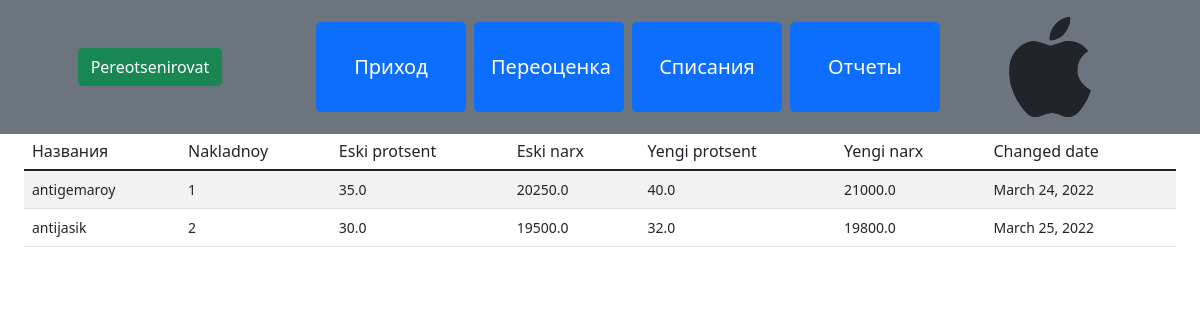
The app's page /pereotsenka/ with its own data.
### dorilar/models.py (models this page shows, shortened)
class Pereotsenka(models.Model):
    tovar_id = models.BigIntegerField()
    eski_protsent = models.FloatField()
    eski_narx = models.FloatField()
    yengi_foiz = models.FloatField()
    yengi_narx = models.FloatField()
    changed_time = models.DateField(auto_now_add=True)

class Tovar(models.Model):
    shtrixKod = models.BigIntegerField()
    name = models.CharField(max_length=200)
    tip_tovara = models.ForeignKey(TipTovara, on_delete=models.CASCADE)
    shtukPachke = models.IntegerField()

### dorilar/views.py (the view)
# urls.py: path('pereotsenka/', pereotsenka, name='pereotsenka'),
def pereotsenka(request):
    if request.method == "GET":
        pereotsen = Pereotsenka.objects.all()
        obj = []
        for elem in pereotsen:
            obj.append({
                'name': str(Nakladnoy.objects.get(id=elem.tovar_id).tovar.name),
                'naklad': int(Nakladnoy.objects.get(id=elem.tovar_id).nakladnoy.nakladnoy_nom),
                'changes': elem
            })
    return render(
        request,
        'pereotsenka/pereotsenka.html',
        {
            "pereotsenki": obj
        }
    )

### dorilar/templates/pereotsenka/pereotsenka.html (shortened to what this page needs)
{% extends 'base.html' %}
{% load static %}
{% block btns %}
    <div class="col-3 py-5 d-flex justify-content-center">
        <button type="button" class="btn btn-success" data-toggle="modal" data-target="#pereotsenka">Pereotsenirovat</button>
    </div>
{% endblock btns %}
{% block main %}
    <div class="container-fluid bg-silver">
        <table class="table table-striped table-hover">
            <thead class="border-bottom font-weight-bold">
                <tr class="h6">
                    <td>Названия</td>
                    <td>Nakladnoy</td>
                    <td>Eski protsent</td>
                    <td>Eski narx</td>
                    <td>Yengi protsent</td>
                    <td>Yengi narx</td>
                    <td>Changed date</td>
                </tr>
            </thead>
            <tbody>
                {% for elem in pereotsenki %}
                    <tr class="small">
                        <td>{{ elem.name }}</td>
                        <td>{{ elem.naklad }}</td>
                        <td>{{ elem.changes.eski_protsent }}</td>
                        <td>{{ elem.changes.eski_narx }}</td>
                        <td>{{ elem.changes.yengi_foiz }}</td>
                        <td>{{ elem.changes.yengi_narx }}</td>
                        <td>{{ elem.changes.changed_time }}</td>
                    </tr>
                {% endfor %}
            </tbody>
        </table>
    </div>
{% endblock main %}

### records on screen
Pereotsenka: name "antigemaroy", naklad "1", changes.eski_protsent "35.0", changes.eski_narx "20250.0", changes.yengi_foiz "40.0", changes.yengi_narx "21000.0", changes.changed_time "March 24, 2022"
Pereotsenka: name "antijasik", naklad "2", changes.eski_protsent "30.0", changes.eski_narx "19500.0", changes.yengi_foiz "32.0", changes.yengi_narx "19800.0", changes.changed_time "March 25, 2022"
